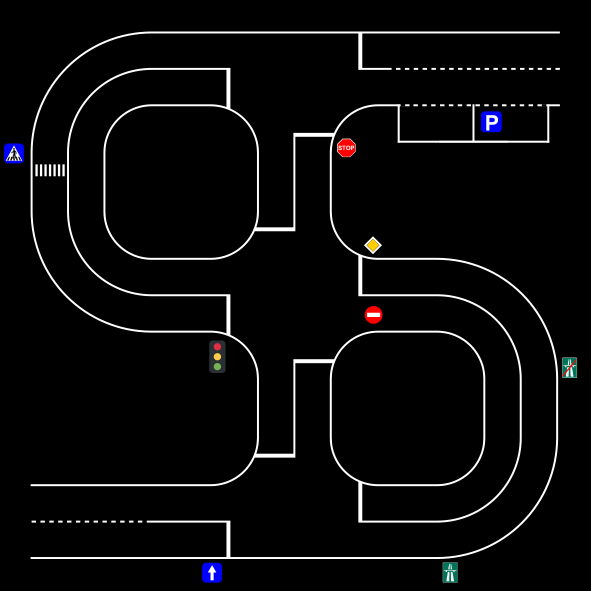
#> input picture src/BFMC_DashBoard/BFMC2025_Map.png, 1181 x 1181 px, given in place of capture.mp4, which was not available (shown at 1/2 size)
$ python LaneKeeping.py
#> lines starting #> are read from the running program, lines starting #| are printed output that depends on the picture; after the words box and inside, x2 and y2 are one past the last pixel; in counts of white or black regions, pixels touching at a corner belong together; pictures that were not available may be replaced by others from this repository, and a replacement may not be noted
import cv2
import numpy as np
from dataclasses import dataclass
import time

@dataclass
class VehicleState:
    position: tuple  # (x, y) in pixels
    heading: float   # radians
    speed: float     # pixels/second
    steering_angle: float  # radians

@dataclass
class RoadInfo:
    center_line: np.ndarray
    road_width: float
    curvature: float

class LaneKeeping:
    def __init__(self):
        self.camera_resolution = (320, 240)
        self.max_speed = 20.0
        self.look_ahead_distance = 50  # Reduced from 100
        self.Kp, self.Ki, self.Kd = 0.8, 0.05, 0.1  # Tuned for faster response
        self.integral_error = 0
        self.previous_error = 0
        self.last_time = time.time()
        self.calc_speed = 0

        self.vehicle_state = VehicleState(
            position=(self.camera_resolution[0] // 2, self.camera_resolution[1] - 20),
            heading=np.pi / 2,
            speed=0.0,
            steering_angle=0.0
        )

        # Pre-allocate arrays to avoid repeated allocation
        self.center_line = np.zeros((self.look_ahead_distance, 2), dtype=np.int32)

    def segment_road(self, image):
        """Simplified and faster road segmentation."""
        # Use a smaller ROI (bottom half of the image)
        h, w = image.shape[:2]
        roi = image[h // 2:, :, :]

        # Convert to grayscale instead of HSV (faster)
        gray = cv2.cvtColor(roi, cv2.COLOR_BGR2GRAY)
        gray = cv2.GaussianBlur(gray, (3, 3), 0)  # Light blur for noise reduction

        # Simple threshold for road/lane (assuming bright lanes)
        _, lane_mask = cv2.threshold(gray, 200, 255, cv2.THRESH_BINARY)

        # Fast edge detection
        edges = cv2.Canny(lane_mask, 50, 150, apertureSize=3)

        # Lightweight Hough Transform
        lines = cv2.HoughLinesP(edges, 1, np.pi / 180, threshold=30, minLineLength=20, maxLineGap=50)

        # Process lines
        if lines is not None:
            left_x, left_y, right_x, right_y = [], [], [], []
            for line in lines:
                x1, y1, x2, y2 = line[0]
                if x2 - x1 == 0:
                    continue
                slope = (y2 - y1) / (x2 - x1)
                if abs(slope) < 0.1:  # Skip near-horizontal lines
                    continue
                if slope < 0:
                    left_x.extend([x1, x2])
                    left_y.extend([y1 + h // 2, y2 + h // 2])  # Adjust for ROI offset
                else:
                    right_x.extend([x1, x2])
                    right_y.extend([y1 + h // 2, y2 + h // 2])

            # Fit lines if enough points
            if len(left_x) > 2 and len(right_x) > 2:
                left_fit = np.polyfit(left_y, left_x, 1)  # Use linear fit (faster than quadratic)
                right_fit = np.polyfit(right_y, right_x, 1)
                y_points = np.linspace(h - self.look_ahead_distance, h, self.look_ahead_distance, dtype=np.int32)
                for i, y in enumerate(y_points):
                    left_x = int(left_fit[0] * y + left_fit[1])
                    right_x = int(right_fit[0] * y + right_fit[1])
                    center_x = (left_x + right_x) // 2
                    self.center_line[i] = [center_x, y]
                road_width = np.abs(right_x - left_x)
                curvature = 10000  # Simplified: assume straight unless tuned later
            else:
                # Fallback: straight path
                road_width = 80
                curvature = 10000
                y_points = np.linspace(h - self.look_ahead_distance, h, self.look_ahead_distance, dtype=np.int32)
                for i, y in enumerate(y_points):
                    self.center_line[i] = [w // 2, y]
        else:
            road_width = 80
            curvature = 10000
            y_points = np.linspace(h - self.look_ahead_distance, h, self.look_ahead_distance, dtype=np.int32)
            for i, y in enumerate(y_points):
                self.center_line[i] = [w // 2, y]

        return RoadInfo(self.center_line, road_width, curvature)

    def calculate_target_path(self, road_info):
        """Fast target point selection."""
        look_ahead_idx = self.look_ahead_distance // 2
        return road_info.center_line[look_ahead_idx]

    def calculate_steering_angle(self, target_point):
        """Optimized PID steering calculation."""
        dx = target_point[0] - self.vehicle_state.position[0]
        dy = self.vehicle_state.position[1] - target_point[1]
        target_angle = np.arctan2(dy, dx)
        error = target_angle - self.vehicle_state.heading
        error = np.arctan2(np.sin(error), np.cos(error))

        current_time = time.time()
        dt = max(current_time - self.last_time, 0.001)
        self.last_time = current_time
        self.integral_error = min(max(self.integral_error + error * dt, -1.0), 1.0)  # Clamp integral
        derivative = (error - self.previous_error) / dt
        self.previous_error = error

        steering_angle = self.Kp * error + self.Ki * self.integral_error + self.Kd * derivative
        return np.clip(steering_angle, -np.pi / 4, np.pi / 4)

    def calculate_speed(self, road_info):
        """Simplified speed calculation."""
        speed = self.max_speed * (1.0 - abs(self.vehicle_state.steering_angle) / (np.pi / 4))
        self.calc_speed = max(self.max_speed * 0.5, min(speed, self.max_speed))
        return self.calc_speed

    def update_vehicle_state(self, dt, steering_angle, speed):
        """Fast vehicle state update."""
        self.vehicle_state.steering_angle += (steering_angle - self.vehicle_state.steering_angle) * 0.7  # Faster response
        self.vehicle_state.speed += (speed - self.vehicle_state.speed) * 0.5
        wheelbase = 30
        self.vehicle_state.heading += (self.vehicle_state.speed * np.tan(self.vehicle_state.steering_angle) / wheelbase) * dt
        self.vehicle_state.heading = np.arctan2(np.sin(self.vehicle_state.heading), np.cos(self.vehicle_state.heading))
        self.vehicle_state.position = (
            self.vehicle_state.position[0] + self.vehicle_state.speed * np.sin(self.vehicle_state.heading) * dt,
            self.vehicle_state.position[1] - self.vehicle_state.speed * np.cos(self.vehicle_state.heading) * dt
        )

    def AngCal(self, image):
        """Optimized main function."""
        try:
            road_info = self.segment_road(image)
            black_image = image.copy()

            target_point = self.calculate_target_path(road_info)
            steering_angle_rad = self.calculate_steering_angle(target_point)
            steering_angle_deg = float(np.degrees(steering_angle_rad))
            speed = self.calculate_speed(road_info)

            dt = 0.033  # ~30 FPS
            self.update_vehicle_state(dt, steering_angle_rad, speed)

            # Minimal visualization
            cv2.polylines(black_image, [road_info.center_line], False, (0, 255, 0), 1)
            cv2.circle(black_image, (int(self.vehicle_state.position[0]), int(self.vehicle_state.position[1])), 3, (255, 0, 0), -1)

            font = cv2.FONT_HERSHEY_SIMPLEX
            cv2.putText(black_image, f"{steering_angle_deg:.1f}", (10, 20), font, 0.5, (0, 0, 255), 2)
            cv2.putText(black_image, f"Speed: {speed:.1f}", (10, 40), font, 0.5, (0, 0, 255), 2)
            print("Angle: ", steering_angle_deg, "Speed: ", speed)
            return speed, steering_angle_deg, black_image
        except Exception as e:
            print(f"Error: {e}")
            return 0, 0.0, image

if __name__ == "__main__":
    lane_keeper = LaneKeeping()
    cap = cv2.VideoCapture('capture.mp4')  # Replace with your video source
    while True:
        ret, frame = cap.read()
#> frame is the input picture: shape (1181, 1181, 3); mean B, G, R 10.1, 9.5, 9.7
        if not ret:
            break

        start_time = time.time()
        speed, angle, viz_image = lane_keeper.AngCal(frame)
#> in segment_road, `roi = image[h // 2:, :, :]`:
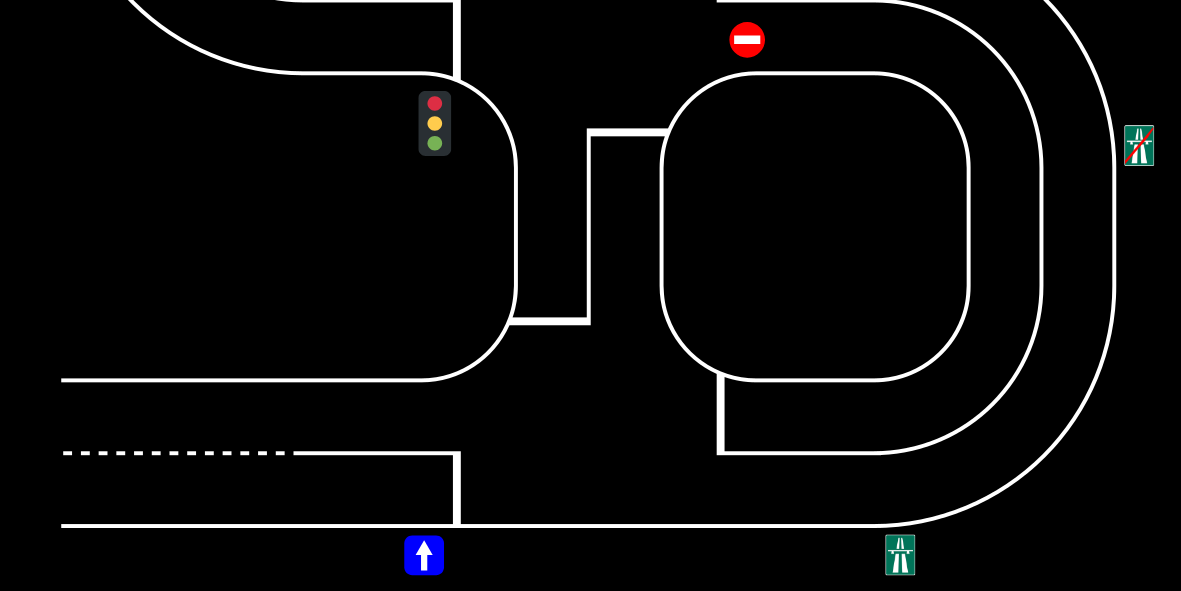
#> roi: shape (591, 1181, 3); mean B, G, R 9.7, 9.3, 9.4
#> in segment_road, `_, lane_mask = cv2.threshold(gray, 200, 255, cv2.THRESH_BINARY)`:
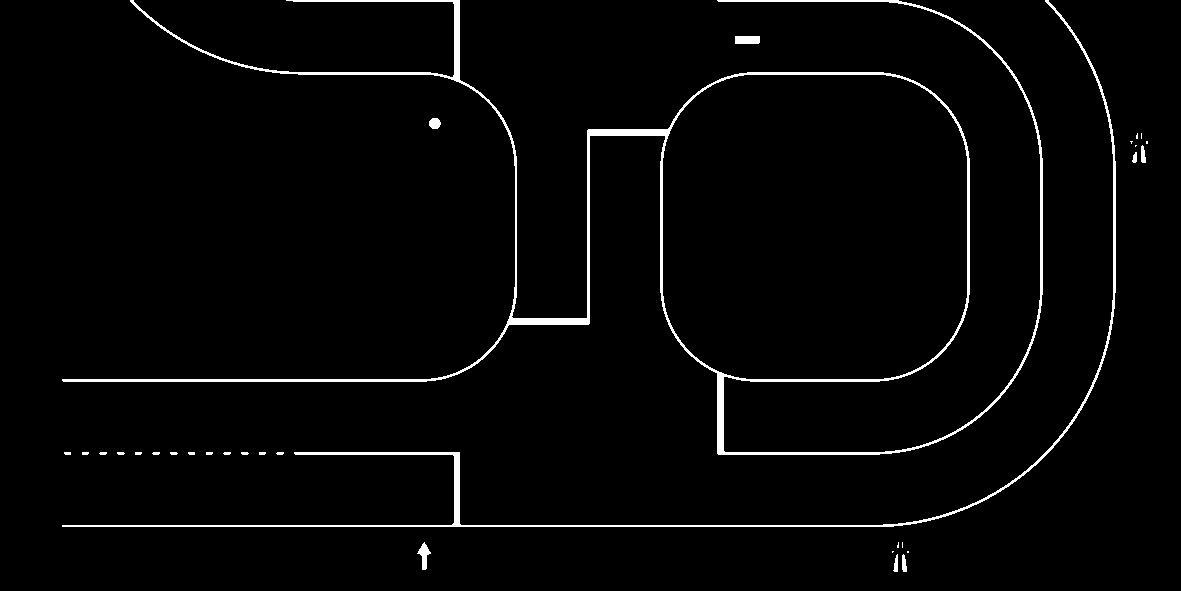
#> lane_mask: shape (591, 1181); 2.4% white; 31 white regions (9 under 20 px), largest, box (x1, y1, x2, y2) and area: (62, 0, 1043, 455) 11520, (62, 0, 1116, 527) 4403, (735, 36, 760, 44) 199
#> in segment_road, `edges = cv2.Canny(lane_mask, 50, 150, apertureSize=3)`:
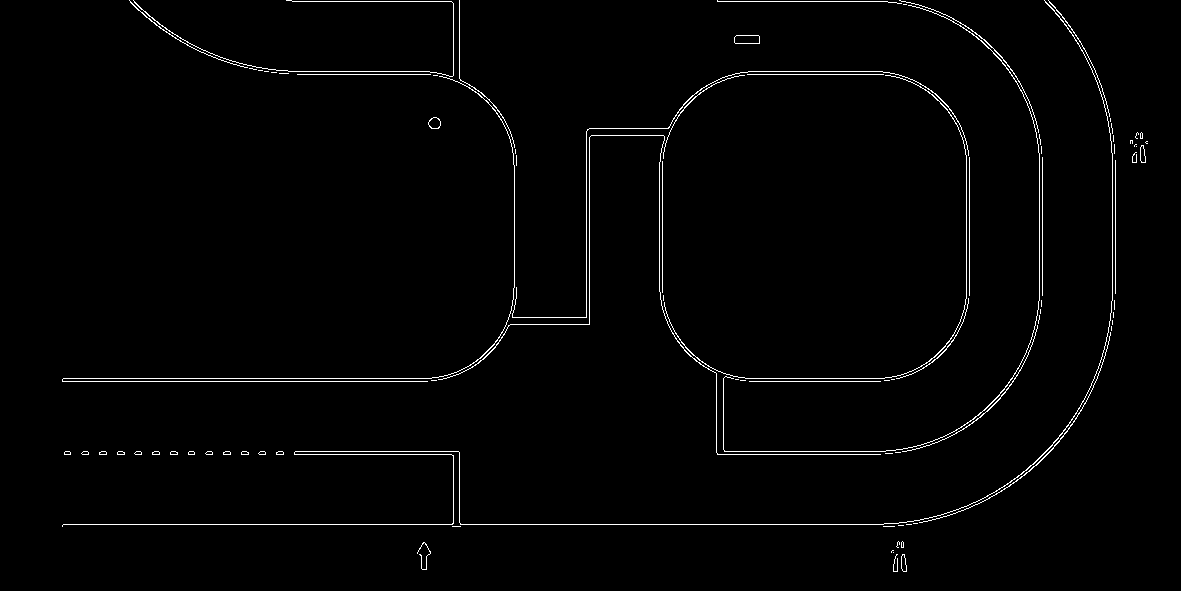
#> edges: shape (591, 1181); 1.5% white in thin lines or dots, all inside (x1, y1, x2, y2) = (62, 0, 1148, 572)
#> in segment_road, `lines = cv2.HoughLinesP(edges, 1, np.pi / 180, threshold=30, minLineLe..`: lines = 105 rows, first 6: [63, 524, 911, 524], [63, 378, 446, 378], [62, 381, 427, 381], [65, 451, 458, 451], [64, 454, 459, 454], [292, 1, 459, 1]
#> the loop in segment_road, `for line in lines:` made 105 passes
#> (x1, y1, x2, y2, slope) on passes 1, 2, 3, 4, 5, 6, 7, 8, 22, 23, 24, 26: (63, 524, 911, 524, 0), (63, 378, 446, 378, 0), (62, 381, 427, 381, 0), (65, 451, 458, 451, 0), (64, 454, 459, 454, 0), (292, 1, 459, 1, 0), (748, 71, 882, 71, 0), (732, 74, 898, 74, 0), (244, 67, 379, 74, 0.0519), (716, 377, 811, 378, 0.0105), (765, 454, 793, 454, 0), (841, 451, 911, 450, -0.0143)
#> (x1, y1, x2, y2) on passes 9 to 14: (586, 324, 586, 131), (589, 324, 589, 128), (966, 311, 966, 141), (659, 291, 659, 128), (662, 309, 662, 128), (969, 295, 969, 157)
#> after the loop in segment_road, `for line in lines:`: left_x = 50 values, max 1114 at index 9, min 458 at index 22, mean 889.5; left_y = 50 values, max 1116 at index 20, min 625 at index 15, mean 959.4; right_x = 58 values, max 1142 at index 1, min 132 at index 30, mean 737.8; right_y = 58 values, max 1116 at index 21, min 590 at index 16, mean 694.1
#> in segment_road, `left_fit = np.polyfit(left_y, left_x, 1)`: left_fit = [0.593, 321]
#> in segment_road, `right_fit = np.polyfit(right_y, right_x, 1)`: right_fit = [-0.101, 808.1]
#> the loop in segment_road, `for i, y in enumerate(y_points):` made 50 passes
#> (left_x, right_x, center_x) on passes 1 to 12: (991, 693, 842), (991, 693, 842), (992, 693, 842), (992, 693, 842), (993, 693, 843), (994, 693, 843), (994, 692, 843), (995, 692, 843), (995, 692, 843), (996, 692, 844), (997, 692, 844), (997, 692, 844)
#> after the loop in segment_road, `for i, y in enumerate(y_points):`: self.center_line = 50 pairs, first value 842 to 854, second value 1131 to 1181
#> in segment_road, `road_width = np.abs(right_x - left_x)`: road_width = 332
#> in AngCal, `target_point = self.calculate_target_path(road_info)`: target_point = [848, 1156]
#> in calculate_steering_angle, `dx = target_point[0] - self.vehicle_state.position[0]`: dx = 688
#> in calculate_steering_angle, `dy = self.vehicle_state.position[1] - target_point[1]`: dy = -936
#> in calculate_steering_angle, `target_angle = np.arctan2(dy, dx)`: target_angle = -0.937
#> in calculate_steering_angle, `error = target_angle - self.vehicle_state.heading`: error = -2.51
#> in calculate_steering_angle, `self.integral_error = min(max(self.integral_error + error * dt, -1.0),..`: self.integral_error = -0.667
#> in calculate_steering_angle, `derivative = (error - self.previous_error) / dt`: derivative = -9.43
#> in calculate_steering_angle, `self.previous_error = error`: self.previous_error = -2.51
#> in calculate_steering_angle, `steering_angle = self.Kp * error + self.Ki * self.integral_error + sel..`: steering_angle = -2.98
#> in AngCal, `steering_angle_rad = self.calculate_steering_angle(target_point)`: steering_angle_rad = -0.785
#> in AngCal, `steering_angle_deg = float(np.degrees(steering_angle_rad))`: steering_angle_deg = -45
#> in AngCal, `speed = self.calculate_speed(road_info)`: speed = 20
#> in AngCal, `cv2.polylines(black_image, [road_info.center_line], False, (0, 255, 0)..`: black_image: shape (1181, 1181, 3); under 0.01% of pixels changed, all inside (x1, y1, x2, y2) = (842, 1131, 855, 1181)
#> in AngCal, `cv2.circle(black_image, (int(self.vehicle_state.position[0]), int(self..`: black_image: shape (1181, 1181, 3); mean B, G, R 10.1, 9.5, 9.7
#> in AngCal, `cv2.putText(black_image, f"{steering_angle_deg:.1f}", (10, 20), font, ..`: black_image: shape (1181, 1181, 3); mean B, G, R 10.1, 9.5, 9.8
#> in AngCal, `cv2.putText(black_image, f"Speed: {speed:.1f}", (10, 40), font, 0.5, (..`:
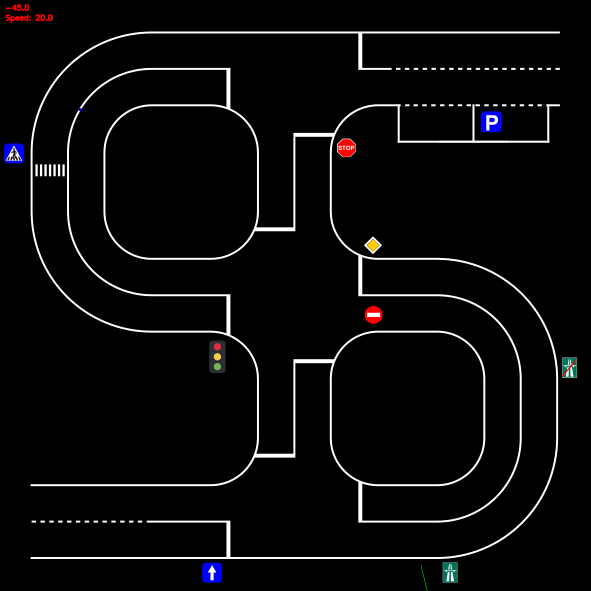
#> black_image: shape (1181, 1181, 3) (shown at 1/2 size); mean B, G, R 10.1, 9.5, 9.9
#| Angle:  -45.0 Speed:  20.0
#> speed = 20; angle = -45
        process_time = time.time() - start_time
        print(f"Frame time: {process_time:.3f}s, FPS: {1/process_time:.1f}")

        cv2.imshow('Lane Keeping', viz_image)
        if cv2.waitKey(1) & 0xFF == ord('q'):
#> (key q is pressed here)
            break

    cap.release()
    cv2.destroyAllWindows()
